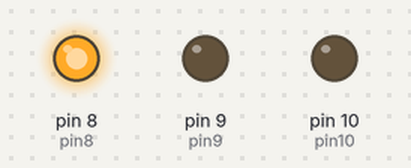
Simulated run of this sketch. Board: Arduino Uno, built with avr-gcc and run on an emulated ATmega328P. Parts: output pins drawn as LEDs (lit = HIGH).

Above: at 0.5 s.
At 4.5 s:
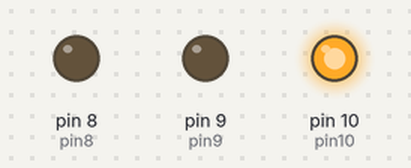
At 7.5 s:
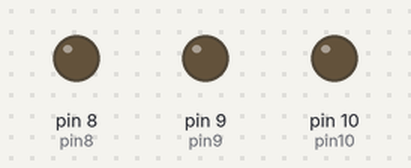
At 14.5 s:
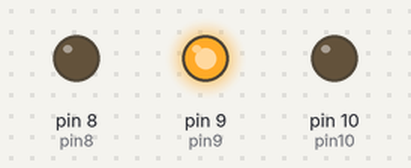
Timing chart, 0 to 15.6 s (numbered marks = the images above):
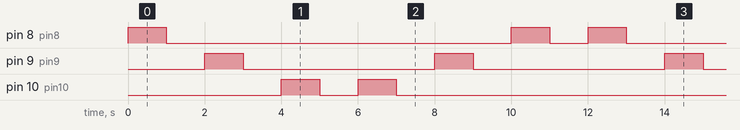

Measured:
- by itself, pin 8 (pin8): repeats every 12.0 s: LOW 9.0 s, HIGH 1.0 s, LOW 1.0 s, HIGH 1.0 s
- by itself, pin 9 (pin9): alternates HIGH for 1.0 s and LOW for 5.0 s
- by itself, pin 10 (pin10): repeats every 12.0 s: LOW 1.0 s, HIGH 1.0 s, LOW 9.0 s, HIGH 1.0 s

The sketch:

serial-reverse.ino
```cpp
int pin9 = 9, pin8 = 8, pin10 = 10;

void setup() {
  pinMode(pin9, OUTPUT);
  pinMode(pin8, OUTPUT);
  pinMode(pin10, OUTPUT);
}

void serial() {
  digitalWrite(pin8, HIGH);
  delay(1000);
  digitalWrite(pin8, LOW);
  delay(1000);

  digitalWrite(pin9, HIGH);
  delay(1000);
  digitalWrite(pin9, LOW);
  delay(1000);


  digitalWrite(pin10, HIGH);
  delay(1000);
  digitalWrite(pin10, LOW);
  delay(1000);
}

void reverse() {
  digitalWrite(pin10, HIGH);
  delay(1000);
  digitalWrite(pin10, LOW);
  delay(1000);

  digitalWrite(pin9, HIGH);
  delay(1000);
  digitalWrite(pin9, LOW);
  delay(1000);


  digitalWrite(pin8, HIGH);
  delay(1000);
  digitalWrite(pin8, LOW);
  delay(1000);
}

bool flag = true;

void loop() {
  if (flag) {
    serial();
    flag = !flag;
  }
  else {
    reverse();
    flag = !flag;
  }
}
```
